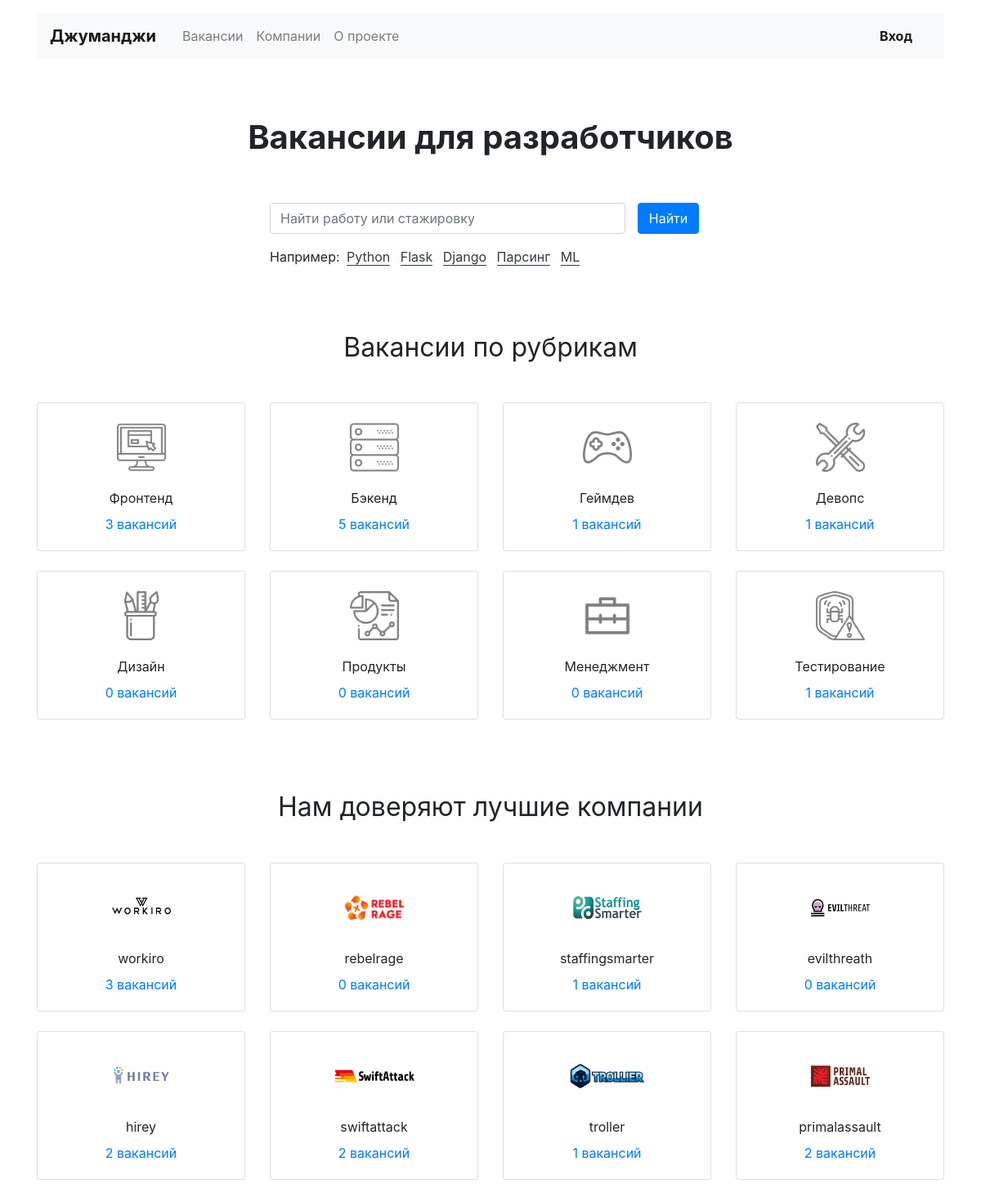
The page / on the database its author committed.
### jobs/models.py (models this page shows, shortened)
class Speciality(models.Model):
    code = models.CharField(max_length=64)
    title = models.CharField(max_length=64)
    picture = models.ImageField(
        upload_to='MEDIA_SPECIALITY_IMAGE_DIR',
        blank=True, null=True)
    class Meta:
        verbose_name = 'Специализация'
        verbose_name_plural = 'Специализации'

class Company(models.Model):
    name = models.CharField(max_length=64)
    location = models.CharField(max_length=64)
    logo = models.ImageField(
        upload_to='MEDIA_COMPANY_IMAGE_DIR',
        blank=True, null=True)
    description = models.TextField()
    employee_count = models.IntegerField()
    owner = models.ForeignKey(User, on_delete=models.SET_NULL, null=True)
    class Meta:
        verbose_name = 'Компания'
        verbose_name_plural = 'Компании'

### jobs/views.py (the view)
# urls.py: path('', MainView.as_view()),
class MainView(View):
    def get(self, request):
        specialities = Speciality.objects.all().\
            annotate(count=Count('vacancies'))
        companies = Company.objects.all().annotate(count=Count('vacancies'))
        return render(
            request, 'index.html', context={
                'specialities': specialities,
                'companies': companies
            }
        )

### jobs/templates/index.html (shortened to what this page needs)
<!DOCTYPE html>
<html lang="ru">
<head>
  <link rel="stylesheet" href="https://stackpath.bootstrapcdn.com/bootstrap/4.3.1/css/bootstrap.min.css">
</head>
<body>
  <header class="container mt-3">
    {% include 'navbar.html' %}
  </header>
  <main class="container mt-3">
    <section>
      <h1 class="h1 text-center mx-auto mt-4 py-5"><strong>Вакансии для разработчиков</strong></h1>
      <div class="row">
        <div class="col-12 col-md-8 col-lg-6 offset-lg-3 offset-md-2">
            <form class="form-inline mb-3" role="search" action="/search/">
                <div class="form-group col-8 col-md-10 pl-0">
                    <input class="form-control w-100" name="s" type="search" placeholder="Найти работу или стажировку" aria-label="Найти работу или стажировку">
                </div>
                <div class="form-group col-4 col-md-2 pl-0">
                    <button class="btn btn-primary w-100" type="submit">Найти</button>
                </div>
            </form>
          <p>Например:
            <a href="/search/?s=python" class="text-dark border-bottom border-dark m-1 text-decoration-none">Python</a>
            <a href="/search/?s=flask" class="text-dark border-bottom border-dark m-1 text-decoration-none">Flask</a>
            <a href="/search/?s=django" class="text-dark border-bottom border-dark m-1 text-decoration-none">Django</a>
            <a href="/search/?s=парсинг" class="text-dark border-bottom border-dark m-1 text-decoration-none">Парсинг</a>
            <a href="/search/?s=ml" class="text-dark border-bottom border-dark m-1 text-decoration-none">ML</a>
          </p>
        </div>
      </div>
    </section>
   <section class="mt-5 pt-3">
      <h2 class="h2 font-weight-normal text-center mb-5">Вакансии по рубрикам</h2>
      <div class="row mb-0">
          {% for speciality in specialities %}
          <div class="col-6 col-md-6 col-lg-3">
              <div class="card pt-4 text-center mb-4">
                  <a href="/vacancies/cat/{{ speciality.code }}">
                      <img class="mx-auto d-block" src="../static/{{ speciality.picture }}" width="60" height="60" alt="">
                  </a>
                  <div class="card-body">
                      <p class="card-text mb-2">{{ speciality.title }}</p>
                      <p class="card-text">
                          <a href="/vacancies/cat/{{ speciality.code }}">
                              {{ speciality.count }} вакансий
                          </a>
                      </p>
                  </div>
              </div>
          </div>
          {% endfor %}
      </div>
    </section>
    <section class="my-5 pt-3">
      <h2 class="h2 font-weight-normal text-center mb-5">Нам доверяют лучшие компании</h2>
      <div class="row mb-0">
        {% for company in companies %}
        <div class="col-6 col-md-6 col-lg-3">
          <div class="card pt-4 text-center mb-4">
              <a href="/companies/{{ company.id }}">
                  <img class="mx-auto d-block mw-100" src="../static/{{ company.logo }}" width="100" height="60" alt="">
              </a>
              <div class="card-body">
                  <p class="card-text mb-2">{{ company.name }}</p>
                  <p class="card-text">
                      <a href="/companies/{{ company.id }}">
                          {{ company.count }} вакансий
                      </a>
                  </p>
              </div>
          </div>
        </div>
        {% endfor %}
      </div>
    </section>
  </main>
</body>
</html>

### jobs/templates/navbar.html (shortened to what this page needs)
<nav class="navbar navbar-expand-lg navbar-light bg-light">
  <a class="navbar-brand mr-4 font-weight-bold" href="/">Джуманджи</a>
  <div class="collapse navbar-collapse justify-content-between" id="navbarNav">
      <ul class="navbar-nav col-8">
          <li class="nav-item">
              <a class="nav-link" href="/vacancies">Вакансии</a>
          </li>
          <li class="nav-item">
              <a class="nav-link" href="/companies">Компании</a>
          </li>
          <li class="nav-item">
              <a class="nav-link" href="#">О проекте</a>
          </li>
      </ul>
      {% if user.is_authenticated == False %}
      <ul class="navbar-nav col-2 justify-content-end">
          <li class="nav-item active">
              <a href="/login" class="nav-link font-weight-bold">Вход</a>
          </li>
      </ul>
      {% endif %}
  </div>
</nav>

### rows shown on the page
Speciality: picture (picture), title "Фронтенд", count "3"
Speciality: picture (picture), title "Бэкенд", count "5"
Speciality: picture (picture), title "Геймдев", count "1"
Speciality: picture (picture), title "Девопс", count "1"
Speciality: picture (picture), title "Дизайн", count "0"
Speciality: picture (picture), title "Продукты", count "0"
Speciality: picture (picture), title "Менеджмент", count "0"
Speciality: picture (picture), title "Тестирование", count "1"
Company: logo (picture), name "workiro", count "3"
Company: logo (picture), name "rebelrage", count "0"
Company: logo (picture), name "staffingsmarter", count "1"
Company: logo (picture), name "evilthreath", count "0"
Company: logo (picture), name "hirey", count "2"
Company: logo (picture), name "swiftattack", count "2"
Company: logo (picture), name "troller", count "1"
Company: logo (picture), name "primalassault", count "2"
